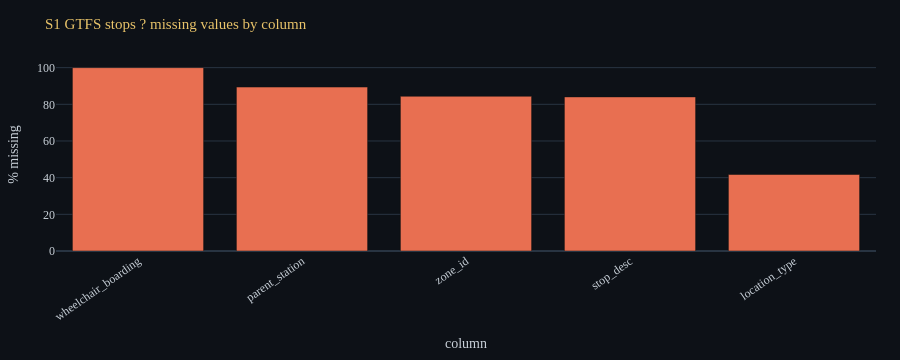
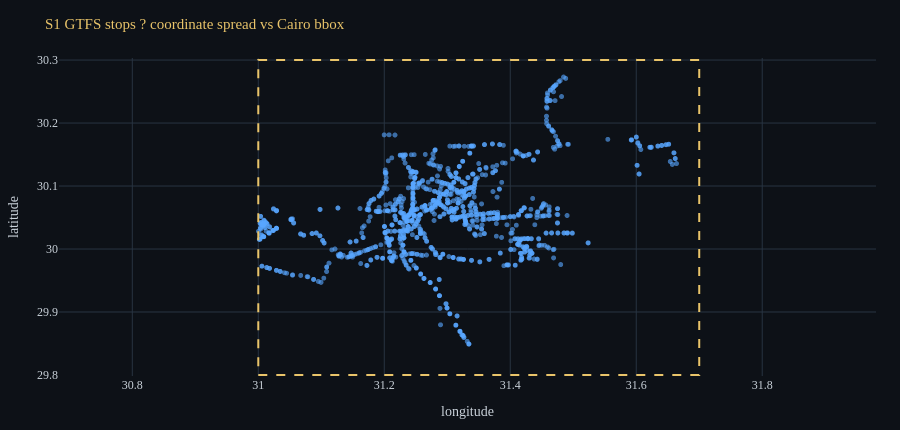
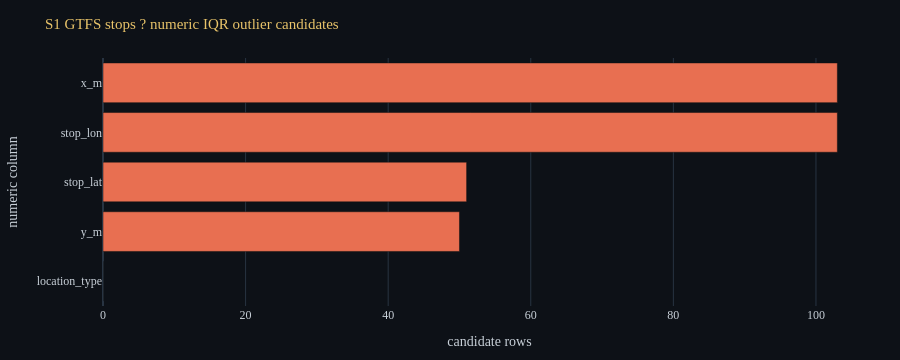
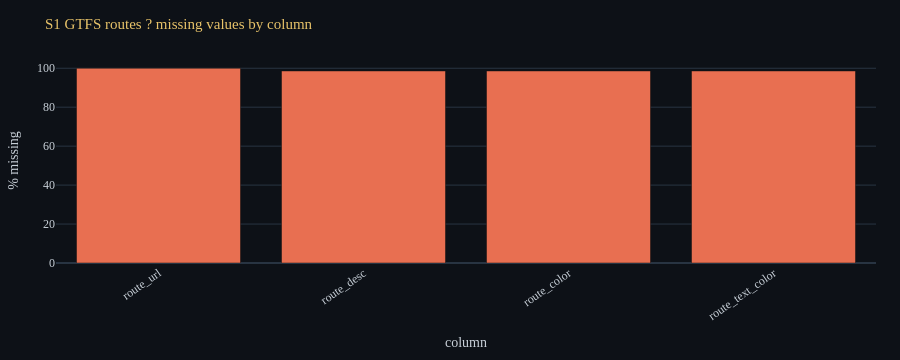

Notebook code for these charts, in order:
### Code cell
# Explore S1 GTFS outputs immediately after the cleaned CSVs are written.
gtfs_audit = {}
gtfs_specs = [
    ('S1 GTFS stops', 'gtfs_stops.csv', ['stop_id'], ('stop_lat', 'stop_lon')),
    ('S1 GTFS routes', 'gtfs_routes.csv', ['route_id'], None),
    ('S1 GTFS trips', 'gtfs_trips.csv', ['trip_id'], None),
    ('S1 GTFS shapes', 'gtfs_shapes.csv', ['shape_id', 'shape_pt_sequence'], ('shape_pt_lat', 'shape_pt_lon')),
    ('S1 GTFS fares', 'gtfs_fare_attributes.csv', ['fare_id'], None),
]
for label, filename, keys, coords in gtfs_specs:
    p = CLEAN_DIR / filename
    if p.exists():
        gtfs_audit[filename] = explore_scraped_data(label, p, key_cols=keys, coord_cols=coords, top_n=3)

### Figure 1 — Plotly figure (JSON) as saved in the notebook; plotly's stock layout.template omitted (floating-point values rounded to 4 significant figures)
{"data": [{"customdata": [1210, 1082, 1021, 1017, 505], "hovertemplate": "%{x}<br>%{y:.1f}% null<br>%{customdata:,} rows<extra></extra>", "marker": {"color": "#E86F51"}, "type": "bar", "x": ["wheelchair_boarding", "parent_station", "zone_id", "stop_desc", "location_type"], "y": [100.0, 89.42, 84.38, 84.05, 41.74]}], "layout": {"font": {"color": "#C9D1D9", "family": "Share Tech Mono"}, "height": 360, "legend": {"bgcolor": "rgba(22,27,34,0.72)", "bordercolor": "rgba(88,166,255,0.2)"}, "margin": {"b": 54, "l": 50, "r": 24, "t": 58}, "paper_bgcolor": "#0D1117", "plot_bgcolor": "#0D1117", "title": {"font": {"color": "#E9C46A", "size": 15}, "text": "S1 GTFS stops ? missing values by column"}, "xaxis": {"tickangle": -35, "title": {"text": "column"}}, "yaxis": {"title": {"text": "% missing"}}}}

### Figure 2 — Plotly figure (JSON) as saved in the notebook; plotly's stock layout.template omitted (floating-point values rounded to 4 significant figures; data arrays with more than 128 entries replaced by an {"elided": "..."} marker saying what was removed)
{"data": [{"hovertemplate": "lon=%{x:.5f}<br>lat=%{y:.5f}<extra></extra>", "marker": {"color": "#58A6FF", "opacity": 0.62, "size": 5}, "mode": "markers", "name": "inside Cairo bbox", "type": "scattergl", "x": {"elided": "1210 float values"}, "y": {"elided": "1210 float values"}}], "layout": {"font": {"color": "#C9D1D9", "family": "Share Tech Mono"}, "height": 430, "legend": {"bgcolor": "rgba(22,27,34,0.72)", "bordercolor": "rgba(88,166,255,0.2)"}, "margin": {"b": 54, "l": 50, "r": 24, "t": 58}, "paper_bgcolor": "#0D1117", "plot_bgcolor": "#0D1117", "shapes": [{"fillcolor": "rgba(0,0,0,0)", "line": {"color": "#E9C46A", "dash": "dash", "width": 2}, "type": "rect", "x0": 31, "x1": 31.7, "y0": 29.8, "y1": 30.3}], "title": {"font": {"color": "#E9C46A", "size": 15}, "text": "S1 GTFS stops ? coordinate spread vs Cairo bbox"}, "xaxis": {"title": {"text": "longitude"}}, "yaxis": {"scaleanchor": "x", "scaleratio": 1, "title": {"text": "latitude"}}}}

### Figure 3 — Plotly figure (JSON) as saved in the notebook; plotly's stock layout.template omitted (floating-point values rounded to 4 significant figures)
{"data": [{"customdata": [[0.0, 0.0, 1.0], [3303000.0, 3326000.0, 3350000.0], [29.85, 30.05, 30.27], [31.0, 31.29, 31.66], [307200.0, 334700.0, 371300.0]], "hovertemplate": "%{y}<br>IQR candidates: %{x:,}<br>min=%{customdata[0]:,.3f}<br>median=%{customdata[1]:,.3f}<br>max=%{customdata[2]:,.3f}<extra></extra>", "marker": {"color": ["#2A9D8F", "#E86F51", "#E86F51", "#E86F51", "#E86F51"]}, "orientation": "h", "type": "bar", "x": [0, 50, 51, 103, 103], "y": ["location_type", "y_m", "stop_lat", "stop_lon", "x_m"]}], "layout": {"font": {"color": "#C9D1D9", "family": "Share Tech Mono"}, "height": 360, "legend": {"bgcolor": "rgba(22,27,34,0.72)", "bordercolor": "rgba(88,166,255,0.2)"}, "margin": {"b": 54, "l": 50, "r": 24, "t": 58}, "paper_bgcolor": "#0D1117", "plot_bgcolor": "#0D1117", "title": {"font": {"color": "#E9C46A", "size": 15}, "text": "S1 GTFS stops ? numeric IQR outlier candidates"}, "xaxis": {"title": {"text": "candidate rows"}}, "yaxis": {"title": {"text": "numeric column"}}}}

### Figure 4 — Plotly figure (JSON) as saved in the notebook; plotly's stock layout.template omitted (floating-point values rounded to 4 significant figures)
{"data": [{"customdata": [217, 214, 214, 214], "hovertemplate": "%{x}<br>%{y:.1f}% null<br>%{customdata:,} rows<extra></extra>", "marker": {"color": "#E86F51"}, "type": "bar", "x": ["route_url", "route_desc", "route_color", "route_text_color"], "y": [100.0, 98.62, 98.62, 98.62]}], "layout": {"font": {"color": "#C9D1D9", "family": "Share Tech Mono"}, "height": 360, "legend": {"bgcolor": "rgba(22,27,34,0.72)", "bordercolor": "rgba(88,166,255,0.2)"}, "margin": {"b": 54, "l": 50, "r": 24, "t": 58}, "paper_bgcolor": "#0D1117", "plot_bgcolor": "#0D1117", "title": {"font": {"color": "#E9C46A", "size": 15}, "text": "S1 GTFS routes ? missing values by column"}, "xaxis": {"tickangle": -35, "title": {"text": "column"}}, "yaxis": {"title": {"text": "% missing"}}}}
